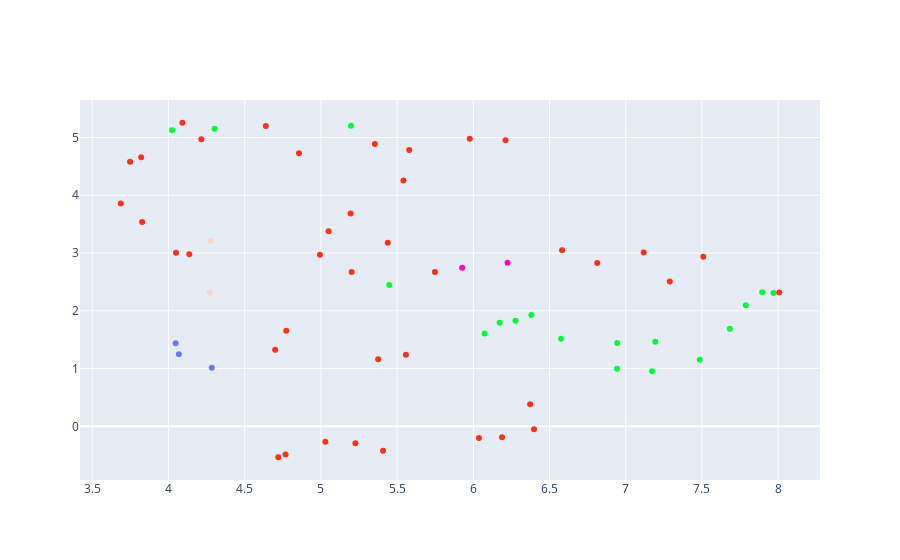

This figure's notebook cell:
### Code cell
fig = go.Figure(data=go.Scatter(x=Xr[:, 0],
                                y=Xr[:, 1],
                                mode='markers',
                                text=[
                                    f'{label}|{n_texts}|{n_tokens}' for label, n_texts, n_tokens in zip(aggr.label, aggr.n_texts, aggr.n_tokens)
                                ],
                                marker_color=plotly_color_categorical_values(dbscan_cluster)))


fig.show()

### Figure 1 — Plotly figure (JSON) as saved in the notebook; plotly's stock layout.template omitted (floating-point values rounded to 4 significant figures)
{"data": [{"marker": {"color": ["#00FE35", "#00FE35", "#6A76FC", "#FED4C4", "#00FE35", "#00FE35", "#FD3216", "#FD3216", "#FD3216", "#00FE35", "#FD3216", "#6A76FC", "#00FE35", "#FE00CE", "#FD3216", "#6A76FC", "#FD3216", "#FD3216", "#FD3216", "#00FE35", "#FED4C4", "#FD3216", "#00FE35", "#00FE35", "#FD3216", "#00FE35", "#FE00CE", "#00FE35", "#FD3216", "#FD3216", "#FD3216", "#FD3216", "#00FE35", "#FD3216", "#FD3216", "#FD3216", "#FD3216", "#FD3216", "#FD3216", "#00FE35", "#FD3216", "#FD3216", "#00FE35", "#FD3216", "#FD3216", "#00FE35", "#00FE35", "#FD3216", "#FD3216", "#FD3216", "#00FE35", "#FD3216", "#FD3216", "#FD3216", "#FD3216", "#FD3216", "#FD3216", "#FD3216", "#00FE35", "#FD3216", "#FD3216", "#FD3216", "#FD3216", "#FD3216", "#FD3216"]}, "mode": "markers", "text": ["English|1382|12181830", "French|204|1589231", "German|190|1676394", "Japanese|100|670914", "English, Spanish|78|810080", "Spanish|71|532378", "Korean|51|395234", "English, French|51|484261", "Turkish|45|485290", "French, English|45|361604", "Mandarin|33|237221", "German, English|29|243233", "English, Russian|24|240343", "English, German|24|207250", "Norwegian|23|147740", "Dutch|21|156794", "Danish|21|144459", "Italian|18|143324", "Swedish|18|136157", "English, Japanese|18|126810", "Russian|18|118492", "Icelandic|15|98198", "English, Ukrainian|13|135981", "Cantonese|13|95279", "English, Italian|13|147809", "Thai|12|78349", "English, Arabic|11|137156", "English, Mandarin|11|100770", "Hindi|11|105164", "Japanese, English|10|57035", "Spanish, English|10|69555", "Portuguese|10|73679", "English, Portuguese|9|83374", "French, German|8|58867", "Mandarin, English|8|54356", "Cantonese, English|7|41719", "Mandarin, Cantonese|7|47078", "German, Turkish|7|45473", "Chinese|6|44621", "English, French, Italian|6|42856", "French, Arabic|6|45145", "Korean, English|6|38277", "Swedish, English|5|43172", "English, French, German|5|57788", "Norwegian, English|5|29945", "English, Korean|5|52111", "English, Hebrew|5|67385", "Swiss German|5|30327", "Greek|5|26038", "French, Italian|5|36370", "English, Greek|5|42901", "English, Latin|5|42262", "English, Chinese|5|34642", "Polish|5|29621", "English, Arabic, Hebrew|4|21666", "Cantonese, Mandarin|4|27401", "English, Thai|4|30004", "Thai, English|4|22157", "French, Spanish|4|28061", "English, Italian, Spanish|4|38116", "Arabic|4|33941", "Arabic, French|4|25831", "Dutch, English|4|27648", "Russian, English|4|31430", "Romanian|4|31173"], "type": "scatter", "x": [7.486, 7.788, 4.068, 4.272, 6.945, 5.198, 5.051, 6.813, 6.188, 7.896, 3.748, 4.047, 6.277, 6.225, 5.029, 4.284, 4.136, 6.037, 4.721, 5.449, 4.277, 5.226, 6.381, 4.302, 7.289, 4.024, 5.927, 6.074, 6.583, 4.049, 5.354, 6.398, 7.173, 7.118, 3.687, 4.994, 3.821, 4.768, 4.091, 7.683, 5.977, 5.439, 7.194, 5.748, 5.557, 6.173, 6.943, 5.408, 3.827, 7.509, 6.576, 5.195, 5.541, 5.202, 5.58, 4.215, 4.7, 4.856, 7.97, 5.376, 4.639, 6.212, 8.007, 4.773, 6.373], "y": [1.152, 2.095, 1.247, 2.316, 1.443, 5.205, 3.376, 2.825, -0.1876, 2.322, 4.582, 1.437, 1.829, 2.834, -0.2681, 1.012, 2.979, -0.2041, -0.5357, 2.445, 3.212, -0.2927, 1.925, 5.154, 2.507, 5.127, 2.746, 1.606, 3.049, 3.005, 4.889, -0.05262, 0.9511, 3.008, 3.859, 2.969, 4.658, -0.4887, 5.255, 1.689, 4.979, 3.178, 1.463, 2.673, 1.237, 1.791, 0.9968, -0.4217, 3.538, 2.935, 1.516, 3.684, 4.254, 2.673, 4.782, 4.971, 1.328, 4.727, 2.306, 1.159, 5.199, 4.953, 2.318, 1.655, 0.3835]}], "layout": {}}
